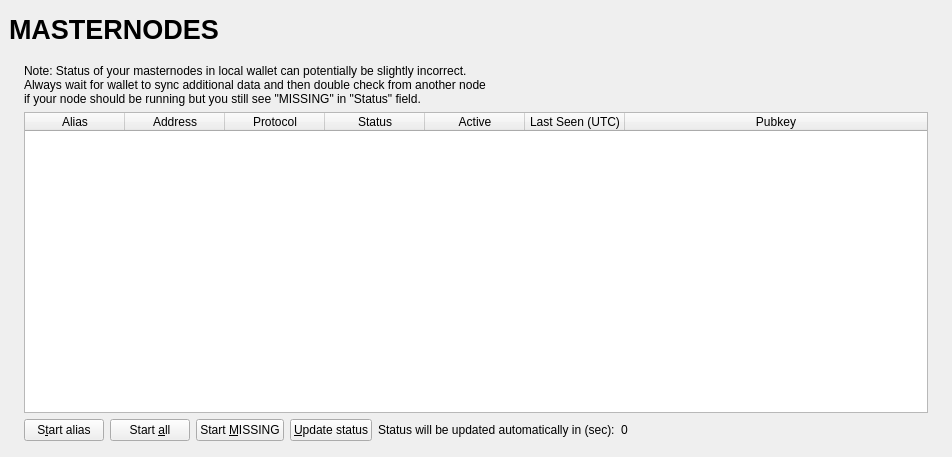
<?xml version="1.0" encoding="UTF-8"?>
<ui version="4.0">
 <class>MasternodeList</class>
 <widget class="QWidget" name="MasternodeList">
  <property name="geometry">
   <rect>
    <x>0</x>
    <y>0</y>
    <width>723</width>
    <height>457</height>
   </rect>
  </property>
  <property name="windowTitle">
   <string>Form</string>
  </property>
  <layout class="QVBoxLayout" name="topLayout" stretch="0">
   <property name="leftMargin">
    <number>9</number>
   </property>
   <property name="topMargin">
    <number>9</number>
   </property>
   <property name="rightMargin">
    <number>9</number>
   </property>
   <property name="bottomMargin">
    <number>9</number>
   </property>
   <item>
    <layout class="QVBoxLayout" name="verticalLayout_Master" stretch="0,1">
     <property name="spacing">
      <number>0</number>
     </property>
     <item>
      <widget class="QFrame" name="frame_Header">
       <layout class="QVBoxLayout" name="verticalLayout_4">
        <property name="leftMargin">
         <number>0</number>
        </property>
        <property name="topMargin">
         <number>0</number>
        </property>
        <property name="rightMargin">
         <number>0</number>
        </property>
        <property name="bottomMargin">
         <number>0</number>
        </property>
        <item>
         <layout class="QHBoxLayout" name="horizontalLayout_Header" stretch="1,0,1">
          <item>
           <widget class="QLabel" name="labelOverviewHeaderLeft">
            <property name="minimumSize">
             <size>
              <width>464</width>
              <height>40</height>
             </size>
            </property>
            <property name="maximumSize">
             <size>
              <width>16777215</width>
              <height>65</height>
             </size>
            </property>
            <property name="font">
             <font>
              <pointsize>20</pointsize>
              <weight>75</weight>
              <bold>true</bold>
             </font>
            </property>
            <property name="text">
             <string>MASTERNODES</string>
            </property>
           </widget>
          </item>
          <item>
           <spacer name="horizontalSpacer">
            <property name="orientation">
             <enum>Qt::Horizontal</enum>
            </property>
            <property name="sizeHint" stdset="0">
             <size>
              <width>40</width>
              <height>20</height>
             </size>
            </property>
           </spacer>
          </item>
          <item>
           <widget class="QLabel" name="labelOverviewHeaderRight">
            <property name="minimumSize">
             <size>
              <width>464</width>
              <height>40</height>
             </size>
            </property>
            <property name="maximumSize">
             <size>
              <width>16777215</width>
              <height>65</height>
             </size>
            </property>
            <property name="font">
             <font>
              <pointsize>14</pointsize>
             </font>
            </property>
            <property name="text">
             <string/>
            </property>
            <property name="alignment">
             <set>Qt::AlignRight|Qt::AlignTrailing|Qt::AlignVCenter</set>
            </property>
           </widget>
          </item>
         </layout>
        </item>
       </layout>
      </widget>
     </item>
     <item>
      <widget class="QFrame" name="frame_BG">
       <layout class="QVBoxLayout" name="verticalLayout_3">
        <property name="leftMargin">
         <number>6</number>
        </property>
        <property name="topMargin">
         <number>6</number>
        </property>
        <property name="rightMargin">
         <number>6</number>
        </property>
        <property name="bottomMargin">
         <number>6</number>
        </property>
        <item>
         <widget class="QFrame" name="frame_Content">
          <layout class="QVBoxLayout" name="verticalLayout">
           <property name="spacing">
            <number>0</number>
           </property>
           <property name="leftMargin">
            <number>0</number>
           </property>
           <property name="topMargin">
            <number>0</number>
           </property>
           <property name="rightMargin">
            <number>0</number>
           </property>
           <property name="bottomMargin">
            <number>0</number>
           </property>
           <item>
            <layout class="QGridLayout" name="gridLayout_2">
             <property name="spacing">
              <number>2</number>
             </property>
             <item row="0" column="0">
              <widget class="QFrame" name="frameList">
               <layout class="QVBoxLayout" name="verticalLayout_2">
                <property name="bottomMargin">
                 <number>1</number>
                </property>
                <item>
                 <layout class="QHBoxLayout" name="horizontalLayout_note">
                  <property name="bottomMargin">
                   <number>0</number>
                  </property>
                  <item>
                   <widget class="QLabel" name="updateNote">
                    <property name="text">
                     <string>Note: Status of your masternodes in local wallet can potentially be slightly incorrect.&lt;br /&gt;Always wait for wallet to sync additional data and then double check from another node&lt;br /&gt;if your node should be running but you still see &quot;MISSING&quot; in &quot;Status&quot; field.</string>
                    </property>
                   </widget>
                  </item>
                 </layout>
                </item>
                <item>
                 <widget class="QTableWidget" name="tableWidgetMyMasternodes">
                  <property name="minimumSize">
                   <size>
                    <width>695</width>
                    <height>0</height>
                   </size>
                  </property>
                  <property name="palette">
                   <palette>
                    <active>
                     <colorrole role="Text">
                      <brush brushstyle="SolidPattern">
                       <color alpha="255">
                        <red>51</red>
                        <green>51</green>
                        <blue>51</blue>
                       </color>
                      </brush>
                     </colorrole>
                    </active>
                    <inactive>
                     <colorrole role="Text">
                      <brush brushstyle="SolidPattern">
                       <color alpha="255">
                        <red>51</red>
                        <green>51</green>
                        <blue>51</blue>
                       </color>
                      </brush>
                     </colorrole>
                    </inactive>
                    <disabled>
                     <colorrole role="Text">
                      <brush brushstyle="SolidPattern">
                       <color alpha="255">
                        <red>85</red>
                        <green>85</green>
                        <blue>85</blue>
                       </color>
                      </brush>
                     </colorrole>
                    </disabled>
                   </palette>
                  </property>
                  <property name="editTriggers">
                   <set>QAbstractItemView::NoEditTriggers</set>
                  </property>
                  <property name="alternatingRowColors">
                   <bool>false</bool>
                  </property>
                  <property name="selectionMode">
                   <enum>QAbstractItemView::SingleSelection</enum>
                  </property>
                  <property name="selectionBehavior">
                   <enum>QAbstractItemView::SelectRows</enum>
                  </property>
                  <property name="sortingEnabled">
                   <bool>true</bool>
                  </property>
                  <attribute name="horizontalHeaderStretchLastSection">
                   <bool>true</bool>
                  </attribute>
                  <column>
                   <property name="text">
                    <string>Alias</string>
                   </property>
                  </column>
                  <column>
                   <property name="text">
                    <string>Address</string>
                   </property>
                  </column>
                  <column>
                   <property name="text">
                    <string>Protocol</string>
                   </property>
                  </column>
                  <column>
                   <property name="text">
                    <string>Status</string>
                   </property>
                  </column>
                  <column>
                   <property name="text">
                    <string>Active</string>
                   </property>
                  </column>
                  <column>
                   <property name="text">
                    <string>Last Seen (UTC)</string>
                   </property>
                  </column>
                  <column>
                   <property name="text">
                    <string>Pubkey</string>
                   </property>
                  </column>
                 </widget>
                </item>
                <item>
                 <layout class="QHBoxLayout" name="horizontalLayout_5">
                  <property name="bottomMargin">
                   <number>0</number>
                  </property>
                  <item>
                   <widget class="QPushButton" name="startButton">
                    <property name="text">
                     <string>S&amp;tart alias</string>
                    </property>
                   </widget>
                  </item>
                  <item>
                   <widget class="QPushButton" name="startAllButton">
                    <property name="text">
                     <string>Start &amp;all</string>
                    </property>
                   </widget>
                  </item>
                  <item>
                   <widget class="QPushButton" name="startMissingButton">
                    <property name="text">
                     <string>Start &amp;MISSING</string>
                    </property>
                   </widget>
                  </item>
                  <item>
                   <widget class="QPushButton" name="UpdateButton">
                    <property name="text">
                     <string>&amp;Update status</string>
                    </property>
                   </widget>
                  </item>
                  <item>
                   <widget class="QLabel" name="autoupdate_label">
                    <property name="text">
                     <string>Status will be updated automatically in (sec):</string>
                    </property>
                   </widget>
                  </item>
                  <item>
                   <widget class="QLabel" name="secondsLabel">
                    <property name="text">
                     <string>0</string>
                    </property>
                   </widget>
                  </item>
                  <item>
                   <spacer name="horizontalSpacer_5">
                    <property name="orientation">
                     <enum>Qt::Horizontal</enum>
                    </property>
                    <property name="sizeHint" stdset="0">
                     <size>
                      <width>40</width>
                      <height>20</height>
                     </size>
                    </property>
                   </spacer>
                  </item>
                 </layout>
                </item>
               </layout>
              </widget>
             </item>
            </layout>
           </item>
          </layout>
         </widget>
        </item>
       </layout>
      </widget>
     </item>
    </layout>
   </item>
  </layout>
 </widget>
 <resources/>
 <connections/>
</ui>
